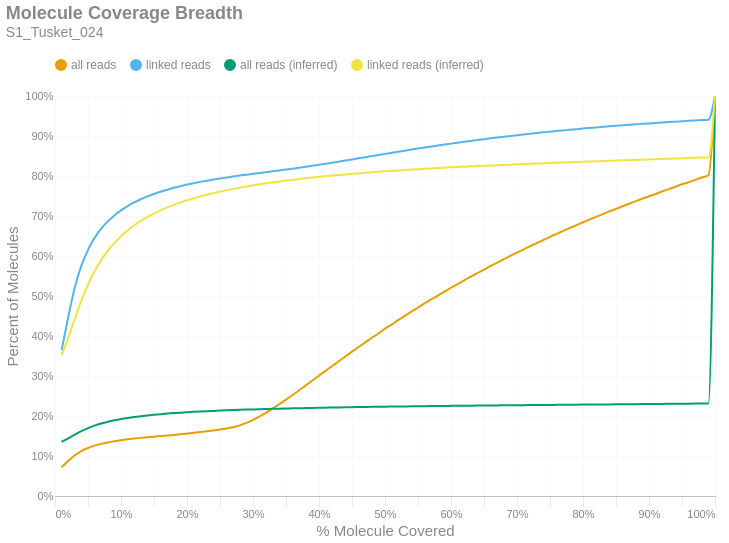

The notebook cell this image was saved under:
### Markdown cell above
### Molecule Read Coverage
This chart shows molecule coverage breadth as computed by the number of bases aligned to that molecule. In other words, "*how much of each unique long molecule is actually sequenced/aligned?*" Keep in mind there is a distinction between sequences and alignments, since some sequences belonging to a particular molecule may not align well and wouldn't appear in the alignment data. This chart also shows molecule coverage breadth as computed by the *inferred fragment* from which the aligned sequences originate. Unlike read coverage, this calculation takes into account the total insert size, including unsequenced gaps between the forward and reverse reads. Like the previous figures, these are cumulative percents.

### Code cell
if SKIPLR:
    print_html(f"Skipped")
else:
    binned_df = consolidated_hist(valids['coverage_bp'], mask, 0.01, True)
    binned_df_inf = consolidated_hist(valids['coverage_inserts'], mask, 0.01, True)
    binned_df = binned_df.with_columns(pl.lit(binned_df_inf['all reads (cumsum)']).alias('all reads (inferred)'))
    binned_df = binned_df.with_columns(pl.lit(binned_df_inf['linked reads (cumsum)']).alias('linked reads (inferred)'))
    binned_df = binned_df.with_columns(
        (pl.col('bin').cast(pl.Float64) + 0.01).alias('right_edge')
    )

    with SafeRender(binned_df):
        (
            density_plot(binned_df, 'Molecule Coverage Breadth', samplename, 'molcov', ['all reads (inferred)','linked reads (inferred)'])
            .encode(
                #x=alt.X('bin:Q', title="% Molecule Covered").axis(format = '%').scale(padding=0),
                x=alt.X('right_edge:Q', title="% Molecule Covered").axis(format='%').scale(padding=0),
                y=alt.Y('value:Q', title='Percent of Molecules')
                    .axis(format='%')
                    .stack(False)
                    .scale(domainMin=0, padding=0),
                color=alt.Color("key:N").scale(domain = ["all reads", "linked reads", "all reads (inferred)", "linked reads (inferred)"]),
                tooltip = [
                    alt.Tooltip("key:N", title = "Data Type"),
                    alt.Tooltip("range_label:N", title="% Molecule Covered"),
                    alt.Tooltip("value:Q", format = ".2%", title="% Molecules")
                ]
            )
        ).display()

### Figure 1 — Vega-Lite specification as saved in the notebook (floating-point values rounded to 4 significant figures)
{"width": "container", "height": 400, "config": {"title": {"anchor": "start", "dy": -15, "fontSize": 18, "color": "#888888", "subtitleColor": "#888888", "subtitleFontSize": 14}, "arc": {"fill": "#0072B2"}, "axis": {"domainColor": "#888888", "domainWidth": 0.5, "gridWidth": 0.2, "grid": false, "titleFontWeight": 400, "titleFontSize": 15, "labelFontSize": 11, "labelColor": "#888888", "tickColor": "#888888", "tickWidth": 0.2, "titleColor": "#888888"}, "axisBand": {"grid": false}, "axisX": {"grid": true, "tickSize": 10, "domainCap": "round"}, "axisY": {"domain": false, "grid": true, "tickSize": 0, "domainCap": "round"}, "background": "transparent", "header": {"labelFontSize": 15, "labelColor": "#888888", "titleFontSize": 15, "titleFontWeight": 600, "titleColor": "#888888"}, "legend": {"labelFont": "sans-serif", "labelFontSize": 12, "labelColor": "#888888", "symbolSize": 100, "symbolType": "circle", "titleFontSize": 12, "titlePadding": 10, "titleColor": "#888888", "title": null, "orient": "top"}, "range": {"category": ["#E69F00", "#56B4E9", "#009E73", "#F0E442", "#0072B2", "#D55E00", "#CC79A7", "#000000"], "diverging": ["#cfe8f3", "#a2d4ec", "#73bfe2", "#46abdb", "#1696d2", "#12719e"]}, "area": {"fill": "#0072B2", "fillOpacity": 0.7, "line": true, "strokeOpacity": 0.7}, "line": {"color": "#0072B2", "stroke": "#0072B2", "strokeWidth": 2}, "trail": {"color": "#0072B2", "stroke": "#0072B2", "strokeWidth": 0, "size": 1}, "point": {"filled": true, "fillOpacity": 1.0, "size": 95}, "text": {"color": "#888888", "fontSize": 11, "align": "right", "fontWeight": 400, "size": 11}, "bar": {"fill": "#0072B2", "stroke": null}, "view": {"stroke": null, "continuousWidth": 660, "continuousHeight": 400}}, "data": {"name": "data-da8bd23a9d258450d1a91b1c99cd1108"}, "mark": {"type": "line", "interpolate": "monotone", "point": {"opacity": 0, "size": 275}}, "encoding": {"color": {"field": "key", "scale": {"domain": ["all reads", "linked reads", "all reads (inferred)", "linked reads (inferred)"]}, "type": "nominal"}, "tooltip": [{"field": "key", "title": "Data Type", "type": "nominal"}, {"field": "range_label", "title": "% Molecule Covered", "type": "nominal"}, {"field": "value", "format": ".2%", "title": "% Molecules", "type": "quantitative"}], "x": {"axis": {"format": "%"}, "field": "right_edge", "scale": {"padding": 0}, "title": "% Molecule Covered", "type": "quantitative"}, "y": {"axis": {"format": "%"}, "field": "value", "scale": {"domainMin": 0, "padding": 0}, "stack": false, "title": "Percent of Molecules", "type": "quantitative"}}, "params": [{"name": "param_c36ac31b6afebe62", "select": {"type": "point", "fields": ["key"]}, "bind": "legend"}], "title": {"text": "Molecule Coverage Breadth", "subtitle": "S1_Tusket_024"}, "transform": [{"fold": ["all reads (cumsum)", "linked reads (cumsum)", "all reads (inferred)", "linked reads (inferred)"]}, {"calculate": "replace(datum.key, ' (cumsum)', '')", "as": "key"}, {"filter": {"param": "param_c36ac31b6afebe62"}}], "usermeta": {"embedOptions": {"downloadFileName": "S1_Tusket_024.molcov"}}, "$schema": "https://vega.github.io/schema/vega-lite/v6.1.0.json", "datasets": {"data-da8bd23a9d258450d1a91b1c99cd1108": [{"bin": "0.0", "interval": "0.0-0.01", "all reads": 0.07165, "linked reads": 0.3645, "all reads (cumsum)": 0.07165, "linked reads (cumsum)": 0.3645, "range_label": "0.0-0.01", "all reads (inferred)": 0.1357, "linked reads (inferred)": 0.3522, "right_edge": 0.01}, {"bin": "0.01", "interval": "0.01-0.02", "all reads": 0.01597, "linked reads": 0.08232, "all reads (cumsum)": 0.08762, "linked reads (cumsum)": 0.4468, "range_label": "0.01-0.02", "all reads (inferred)": 0.1441, "linked reads (inferred)": 0.3952, "right_edge": 0.02}, {"bin": "0.02", "interval": "0.02-0.03", "all reads": 0.01426, "linked reads": 0.07438, "all reads (cumsum)": 0.1019, "linked reads (cumsum)": 0.5212, "range_label": "0.02-0.03", "all reads (inferred)": 0.1533, "linked reads (inferred)": 0.443, "right_edge": 0.03}, {"bin": "0.03", "interval": "0.03-0.04", "all reads": 0.01053, "linked reads": 0.05456, "all reads (cumsum)": 0.1124, "linked reads (cumsum)": 0.5758, "range_label": "0.03-0.04", "all reads (inferred)": 0.162, "linked reads (inferred)": 0.4887, "right_edge": 0.04}, {"bin": "0.04", "interval": "0.04-0.05", "all reads": 0.00766, "linked reads": 0.03971, "all reads (cumsum)": 0.1201, "linked reads (cumsum)": 0.6155, "range_label": "0.04-0.05", "all reads (inferred)": 0.1695, "linked reads (inferred)": 0.5284, "right_edge": 0.05}, {"bin": "0.05", "interval": "0.05-0.06", "all reads": 0.005801, "linked reads": 0.02977, "all reads (cumsum)": 0.1259, "linked reads (cumsum)": 0.6452, "range_label": "0.05-0.06", "all reads (inferred)": 0.1759, "linked reads (inferred)": 0.5619, "right_edge": 0.06}, {"bin": "0.06", "interval": "0.06-0.07", "all reads": 0.004472, "linked reads": 0.0229, "all reads (cumsum)": 0.1303, "linked reads (cumsum)": 0.6681, "range_label": "0.06-0.07", "all reads (inferred)": 0.1811, "linked reads (inferred)": 0.5896, "right_edge": 0.07}, {"bin": "0.07", "interval": "0.07-0.08", "all reads": 0.003604, "linked reads": 0.01837, "all reads (cumsum)": 0.1339, "linked reads (cumsum)": 0.6865, "range_label": "0.07-0.08", "all reads (inferred)": 0.1855, "linked reads (inferred)": 0.6129, "right_edge": 0.08}, {"bin": "0.08", "interval": "0.08-0.09", "all reads": 0.002975, "linked reads": 0.015, "all reads (cumsum)": 0.1369, "linked reads (cumsum)": 0.7015, "range_label": "0.08-0.09", "all reads (inferred)": 0.1892, "linked reads (inferred)": 0.6327, "right_edge": 0.09}, {"bin": "0.09", "interval": "0.09-0.1", "all reads": 0.002533, "linked reads": 0.01249, "all reads (cumsum)": 0.1395, "linked reads (cumsum)": 0.714, "range_label": "0.09-0.1", "all reads (inferred)": 0.1924, "linked reads (inferred)": 0.6496, "right_edge": 0.1}, {"bin": "0.1", "interval": "0.1-0.11", "all reads": 0.002204, "linked reads": 0.01068, "all reads (cumsum)": 0.1417, "linked reads (cumsum)": 0.7247, "range_label": "0.1-0.11", "all reads (inferred)": 0.1952, "linked reads (inferred)": 0.6641, "right_edge": 0.11}, {"bin": "0.11", "interval": "0.11-0.12", "all reads": 0.001936, "linked reads": 0.009234, "all reads (cumsum)": 0.1436, "linked reads (cumsum)": 0.7339, "range_label": "0.11-0.12", "all reads (inferred)": 0.1976, "linked reads (inferred)": 0.6768, "right_edge": 0.12}, {"bin": "0.12", "interval": "0.12-0.13", "all reads": 0.00172, "linked reads": 0.007983, "all reads (cumsum)": 0.1453, "linked reads (cumsum)": 0.7419, "range_label": "0.12-0.13", "all reads (inferred)": 0.1996, "linked reads (inferred)": 0.6878, "right_edge": 0.13}, {"bin": "0.13", "interval": "0.13-0.14", "all reads": 0.001551, "linked reads": 0.006996, "all reads (cumsum)": 0.1469, "linked reads (cumsum)": 0.7489, "range_label": "0.13-0.14", "all reads (inferred)": 0.2015, "linked reads (inferred)": 0.6976, "right_edge": 0.14}, {"bin": "0.14", "interval": "0.14-0.15", "all reads": 0.001464, "linked reads": 0.006249, "all reads (cumsum)": 0.1483, "linked reads (cumsum)": 0.7551, "range_label": "0.14-0.15", "all reads (inferred)": 0.2032, "linked reads (inferred)": 0.7064, "right_edge": 0.15}, {"bin": "0.15", "interval": "0.15-0.16", "all reads": 0.001448, "linked reads": 0.00566, "all reads (cumsum)": 0.1498, "linked reads (cumsum)": 0.7608, "range_label": "0.15-0.16", "all reads (inferred)": 0.2047, "linked reads (inferred)": 0.7143, "right_edge": 0.16}, {"bin": "0.16", "interval": "0.16-0.17", "all reads": 0.001457, "linked reads": 0.005023, "all reads (cumsum)": 0.1512, "linked reads (cumsum)": 0.7658, "range_label": "0.16-0.17", "all reads (inferred)": 0.206, "linked reads (inferred)": 0.7215, "right_edge": 0.17}, {"bin": "0.17", "interval": "0.17-0.18", "all reads": 0.001541, "linked reads": 0.004594, "all reads (cumsum)": 0.1528, "linked reads (cumsum)": 0.7704, "range_label": "0.17-0.18", "all reads (inferred)": 0.2072, "linked reads (inferred)": 0.7279, "right_edge": 0.18}, {"bin": "0.18", "interval": "0.18-0.19", "all reads": 0.001616, "linked reads": 0.004176, "all reads (cumsum)": 0.1544, "linked reads (cumsum)": 0.7746, "range_label": "0.18-0.19", "all reads (inferred)": 0.2083, "linked reads (inferred)": 0.7338, "right_edge": 0.19}, {"bin": "0.19", "interval": "0.19-0.2", "all reads": 0.00173, "linked reads": 0.003934, "all reads (cumsum)": 0.1561, "linked reads (cumsum)": 0.7785, "range_label": "0.19-0.2", "all reads (inferred)": 0.2094, "linked reads (inferred)": 0.7393, "right_edge": 0.2}, {"bin": "0.2", "interval": "0.2-0.21", "all reads": 0.001767, "linked reads": 0.003533, "all reads (cumsum)": 0.1579, "linked reads (cumsum)": 0.7821, "range_label": "0.2-0.21", "all reads (inferred)": 0.2103, "linked reads (inferred)": 0.7443, "right_edge": 0.21}, {"bin": "0.21", "interval": "0.21-0.22", "all reads": 0.001896, "linked reads": 0.003238, "all reads (cumsum)": 0.1598, "linked reads (cumsum)": 0.7853, "range_label": "0.21-0.22", "all reads (inferred)": 0.2112, "linked reads (inferred)": 0.7489, "right_edge": 0.22}, {"bin": "0.22", "interval": "0.22-0.23", "all reads": 0.001994, "linked reads": 0.003029, "all reads (cumsum)": 0.1618, "linked reads (cumsum)": 0.7883, "range_label": "0.22-0.23", "all reads (inferred)": 0.212, "linked reads (inferred)": 0.7532, "right_edge": 0.23}, {"bin": "0.23", "interval": "0.23-0.24", "all reads": 0.002136, "linked reads": 0.002813, "all reads (cumsum)": 0.1639, "linked reads (cumsum)": 0.7911, "range_label": "0.23-0.24", "all reads (inferred)": 0.2128, "linked reads (inferred)": 0.7572, "right_edge": 0.24}, {"bin": "0.24", "interval": "0.24-0.25", "all reads": 0.002347, "linked reads": 0.002708, "all reads (cumsum)": 0.1663, "linked reads (cumsum)": 0.7938, "range_label": "0.24-0.25", "all reads (inferred)": 0.2135, "linked reads (inferred)": 0.761, "right_edge": 0.25}, {"bin": "0.25", "interval": "0.25-0.26", "all reads": 0.002563, "linked reads": 0.002583, "all reads (cumsum)": 0.1688, "linked reads (cumsum)": 0.7964, "range_label": "0.25-0.26", "all reads (inferred)": 0.2142, "linked reads (inferred)": 0.7645, "right_edge": 0.26}, {"bin": "0.26", "interval": "0.26-0.27", "all reads": 0.003237, "linked reads": 0.002422, "all reads (cumsum)": 0.1721, "linked reads (cumsum)": 0.7988, "range_label": "0.26-0.27", "all reads (inferred)": 0.2148, "linked reads (inferred)": 0.7678, "right_edge": 0.27}, {"bin": "0.27", "interval": "0.27-0.28", "all reads": 0.004473, "linked reads": 0.002263, "all reads (cumsum)": 0.1765, "linked reads (cumsum)": 0.8011, "range_label": "0.27-0.28", "all reads (inferred)": 0.2154, "linked reads (inferred)": 0.7709, "right_edge": 0.28}, {"bin": "0.28", "interval": "0.28-0.29", "all reads": 0.006107, "linked reads": 0.002234, "all reads (cumsum)": 0.1826, "linked reads (cumsum)": 0.8033, "range_label": "0.28-0.29", "all reads (inferred)": 0.216, "linked reads (inferred)": 0.7739, "right_edge": 0.29}, {"bin": "0.29", "interval": "0.29-0.3", "all reads": 0.007526, "linked reads": 0.00211, "all reads (cumsum)": 0.1902, "linked reads (cumsum)": 0.8055, "range_label": "0.29-0.3", "all reads (inferred)": 0.2165, "linked reads (inferred)": 0.7766, "right_edge": 0.3}, {"bin": "0.3", "interval": "0.3-0.31", "all reads": 0.008593, "linked reads": 0.002143, "all reads (cumsum)": 0.1988, "linked reads (cumsum)": 0.8076, "range_label": "0.3-0.31", "all reads (inferred)": 0.217, "linked reads (inferred)": 0.7792, "right_edge": 0.31}, {"bin": "0.31", "interval": "0.31-0.32", "all reads": 0.009638, "linked reads": 0.002095, "all reads (cumsum)": 0.2084, "linked reads (cumsum)": 0.8097, "range_label": "0.31-0.32", "all reads (inferred)": 0.2175, "linked reads (inferred)": 0.7817, "right_edge": 0.32}, {"bin": "0.32", "interval": "0.32-0.33", "all reads": 0.01045, "linked reads": 0.002111, "all reads (cumsum)": 0.2188, "linked reads (cumsum)": 0.8118, "range_label": "0.32-0.33", "all reads (inferred)": 0.2179, "linked reads (inferred)": 0.7841, "right_edge": 0.33}, {"bin": "0.33", "interval": "0.33-0.34", "all reads": 0.0108, "linked reads": 0.002182, "all reads (cumsum)": 0.2296, "linked reads (cumsum)": 0.814, "range_label": "0.33-0.34", "all reads (inferred)": 0.2184, "linked reads (inferred)": 0.7864, "right_edge": 0.34}, {"bin": "0.34", "interval": "0.34-0.35", "all reads": 0.01125, "linked reads": 0.002178, "all reads (cumsum)": 0.2409, "linked reads (cumsum)": 0.8162, "range_label": "0.34-0.35", "all reads (inferred)": 0.2188, "linked reads (inferred)": 0.7885, "right_edge": 0.35}, {"bin": "0.35", "interval": "0.35-0.36", "all reads": 0.01165, "linked reads": 0.002247, "all reads (cumsum)": 0.2525, "linked reads (cumsum)": 0.8184, "range_label": "0.35-0.36", "all reads (inferred)": 0.2192, "linked reads (inferred)": 0.7904, "right_edge": 0.36}, {"bin": "0.36", "interval": "0.36-0.37", "all reads": 0.01188, "linked reads": 0.002298, "all reads (cumsum)": 0.2644, "linked reads (cumsum)": 0.8207, "range_label": "0.36-0.37", "all reads (inferred)": 0.2195, "linked reads (inferred)": 0.7924, "right_edge": 0.37}, {"bin": "0.37", "interval": "0.37-0.38", "all reads": 0.01208, "linked reads": 0.002325, "all reads (cumsum)": 0.2765, "linked reads (cumsum)": 0.823, "range_label": "0.37-0.38", "all reads (inferred)": 0.2199, "linked reads (inferred)": 0.7943, "right_edge": 0.38}, {"bin": "0.38", "interval": "0.38-0.39", "all reads": 0.01211, "linked reads": 0.002435, "all reads (cumsum)": 0.2886, "linked reads (cumsum)": 0.8255, "range_label": "0.38-0.39", "all reads (inferred)": 0.2203, "linked reads (inferred)": 0.7962, "right_edge": 0.39}, {"bin": "0.39", "interval": "0.39-0.4", "all reads": 0.01235, "linked reads": 0.002501, "all reads (cumsum)": 0.301, "linked reads (cumsum)": 0.828, "range_label": "0.39-0.4", "all reads (inferred)": 0.2206, "linked reads (inferred)": 0.7979, "right_edge": 0.4}, {"bin": "0.4", "interval": "0.4-0.41", "all reads": 0.01191, "linked reads": 0.002551, "all reads (cumsum)": 0.3129, "linked reads (cumsum)": 0.8305, "range_label": "0.4-0.41", "all reads (inferred)": 0.2209, "linked reads (inferred)": 0.7995, "right_edge": 0.41}, {"bin": "0.41", "interval": "0.41-0.42", "all reads": 0.01207, "linked reads": 0.002641, "all reads (cumsum)": 0.325, "linked reads (cumsum)": 0.8332, "range_label": "0.41-0.42", "all reads (inferred)": 0.2212, "linked reads (inferred)": 0.8011, "right_edge": 0.42}, {"bin": "0.42", "interval": "0.42-0.43", "all reads": 0.01208, "linked reads": 0.002656, "all reads (cumsum)": 0.337, "linked reads (cumsum)": 0.8358, "range_label": "0.42-0.43", "all reads (inferred)": 0.2215, "linked reads (inferred)": 0.8026, "right_edge": 0.43}, {"bin": "0.43", "interval": "0.43-0.44", "all reads": 0.01183, "linked reads": 0.002711, "all reads (cumsum)": 0.3489, "linked reads (cumsum)": 0.8385, "range_label": "0.43-0.44", "all reads (inferred)": 0.2218, "linked reads (inferred)": 0.804, "right_edge": 0.44}, {"bin": "0.44", "interval": "0.44-0.45", "all reads": 0.01194, "linked reads": 0.002834, "all reads (cumsum)": 0.3608, "linked reads (cumsum)": 0.8414, "range_label": "0.44-0.45", "all reads (inferred)": 0.2221, "linked reads (inferred)": 0.8055, "right_edge": 0.45}, {"bin": "0.45", "interval": "0.45-0.46", "all reads": 0.0117, "linked reads": 0.002758, "all reads (cumsum)": 0.3725, "linked reads (cumsum)": 0.8441, "range_label": "0.45-0.46", "all reads (inferred)": 0.2223, "linked reads (inferred)": 0.8068, "right_edge": 0.46}, {"bin": "0.46", "interval": "0.46-0.47", "all reads": 0.01144, "linked reads": 0.002779, "all reads (cumsum)": 0.384, "linked reads (cumsum)": 0.8469, "range_label": "0.46-0.47", "all reads (inferred)": 0.2226, "linked reads (inferred)": 0.8081, "right_edge": 0.47}, {"bin": "0.47", "interval": "0.47-0.48", "all reads": 0.01158, "linked reads": 0.002765, "all reads (cumsum)": 0.3955, "linked reads (cumsum)": 0.8497, "range_label": "0.47-0.48", "all reads (inferred)": 0.2228, "linked reads (inferred)": 0.8094, "right_edge": 0.48}, {"bin": "0.48", "interval": "0.48-0.49", "all reads": 0.01083, "linked reads": 0.00277, "all reads (cumsum)": 0.4064, "linked reads (cumsum)": 0.8524, "range_label": "0.48-0.49", "all reads (inferred)": 0.2231, "linked reads (inferred)": 0.8106, "right_edge": 0.49}, {"bin": "0.49", "interval": "0.49-0.5", "all reads": 0.01195, "linked reads": 0.002894, "all reads (cumsum)": 0.4183, "linked reads (cumsum)": 0.8553, "range_label": "0.49-0.5", "all reads (inferred)": 0.2233, "linked reads (inferred)": 0.8118, "right_edge": 0.5}, {"bin": "0.5", "interval": "0.5-0.51", "all reads": 0.01014, "linked reads": 0.002717, "all reads (cumsum)": 0.4284, "linked reads (cumsum)": 0.858, "range_label": "0.5-0.51", "all reads (inferred)": 0.2236, "linked reads (inferred)": 0.8129, "right_edge": 0.51}, {"bin": "0.51", "interval": "0.51-0.52", "all reads": 0.01118, "linked reads": 0.002647, "all reads (cumsum)": 0.4396, "linked reads (cumsum)": 0.8607, "range_label": "0.51-0.52", "all reads (inferred)": 0.2238, "linked reads (inferred)": 0.814, "right_edge": 0.52}, {"bin": "0.52", "interval": "0.52-0.53", "all reads": 0.01056, "linked reads": 0.00269, "all reads (cumsum)": 0.4502, "linked reads (cumsum)": 0.8634, "range_label": "0.52-0.53", "all reads (inferred)": 0.224, "linked reads (inferred)": 0.8151, "right_edge": 0.53}, {"bin": "0.53", "interval": "0.53-0.54", "all reads": 0.01058, "linked reads": 0.002641, "all reads (cumsum)": 0.4608, "linked reads (cumsum)": 0.866, "range_label": "0.53-0.54", "all reads (inferred)": 0.2242, "linked reads (inferred)": 0.8161, "right_edge": 0.54}, {"bin": "0.54", "interval": "0.54-0.55", "all reads": 0.01023, "linked reads": 0.002609, "all reads (cumsum)": 0.471, "linked reads (cumsum)": 0.8686, "range_label": "0.54-0.55", "all reads (inferred)": 0.2244, "linked reads (inferred)": 0.8171, "right_edge": 0.55}, {"bin": "0.55", "interval": "0.55-0.56", "all reads": 0.01038, "linked reads": 0.002581, "all reads (cumsum)": 0.4814, "linked reads (cumsum)": 0.8712, "range_label": "0.55-0.56", "all reads (inferred)": 0.2246, "linked reads (inferred)": 0.8181, "right_edge": 0.56}, {"bin": "0.56", "interval": "0.56-0.57", "all reads": 0.009998, "linked reads": 0.002517, "all reads (cumsum)": 0.4914, "linked reads (cumsum)": 0.8737, "range_label": "0.56-0.57", "all reads (inferred)": 0.2248, "linked reads (inferred)": 0.819, "right_edge": 0.57}, {"bin": "0.57", "interval": "0.57-0.58", "all reads": 0.009703, "linked reads": 0.002381, "all reads (cumsum)": 0.5011, "linked reads (cumsum)": 0.8761, "range_label": "0.57-0.58", "all reads (inferred)": 0.225, "linked reads (inferred)": 0.82, "right_edge": 0.58}, {"bin": "0.58", "interval": "0.58-0.59", "all reads": 0.009759, "linked reads": 0.002404, "all reads (cumsum)": 0.5108, "linked reads (cumsum)": 0.8785, "range_label": "0.58-0.59", "all reads (inferred)": 0.2252, "linked reads (inferred)": 0.8209, "right_edge": 0.59}, {"bin": "0.59", "interval": "0.59-0.6", "all reads": 0.009794, "linked reads": 0.002443, "all reads (cumsum)": 0.5206, "linked reads (cumsum)": 0.881, "range_label": "0.59-0.6", "all reads (inferred)": 0.2254, "linked reads (inferred)": 0.8217, "right_edge": 0.6}, {"bin": "0.6", "interval": "0.6-0.61", "all reads": 0.009139, "linked reads": 0.002258, "all reads (cumsum)": 0.5298, "linked reads (cumsum)": 0.8832, "range_label": "0.6-0.61", "all reads (inferred)": 0.2255, "linked reads (inferred)": 0.8225, "right_edge": 0.61}, {"bin": "0.61", "interval": "0.61-0.62", "all reads": 0.009408, "linked reads": 0.002299, "all reads (cumsum)": 0.5392, "linked reads (cumsum)": 0.8855, "range_label": "0.61-0.62", "all reads (inferred)": 0.2257, "linked reads (inferred)": 0.8233, "right_edge": 0.62}, {"bin": "0.62", "interval": "0.62-0.63", "all reads": 0.009037, "linked reads": 0.002195, "all reads (cumsum)": 0.5482, "linked reads (cumsum)": 0.8877, "range_label": "0.62-0.63", "all reads (inferred)": 0.2259, "linked reads (inferred)": 0.8241, "right_edge": 0.63}, {"bin": "0.63", "interval": "0.63-0.64", "all reads": 0.00906, "linked reads": 0.002233, "all reads (cumsum)": 0.5573, "linked reads (cumsum)": 0.8899, "range_label": "0.63-0.64", "all reads (inferred)": 0.226, "linked reads (inferred)": 0.8248, "right_edge": 0.64}, {"bin": "0.64", "interval": "0.64-0.65", "all reads": 0.008804, "linked reads": 0.002159, "all reads (cumsum)": 0.5661, "linked reads (cumsum)": 0.8921, "range_label": "0.64-0.65", "all reads (inferred)": 0.2262, "linked reads (inferred)": 0.8256, "right_edge": 0.65}, {"bin": "0.65", "interval": "0.65-0.66", "all reads": 0.00902, "linked reads": 0.00208, "all reads (cumsum)": 0.5751, "linked reads (cumsum)": 0.8942, "range_label": "0.65-0.66", "all reads (inferred)": 0.2263, "linked reads (inferred)": 0.8263, "right_edge": 0.66}, {"bin": "0.66", "interval": "0.66-0.67", "all reads": 0.008469, "linked reads": 0.001969, "all reads (cumsum)": 0.5836, "linked reads (cumsum)": 0.8962, "range_label": "0.66-0.67", "all reads (inferred)": 0.2265, "linked reads (inferred)": 0.827, "right_edge": 0.67}, {"bin": "0.67", "interval": "0.67-0.68", "all reads": 0.008509, "linked reads": 0.001968, "all reads (cumsum)": 0.5921, "linked reads (cumsum)": 0.8981, "range_label": "0.67-0.68", "all reads (inferred)": 0.2267, "linked reads (inferred)": 0.8277, "right_edge": 0.68}, {"bin": "0.68", "interval": "0.68-0.69", "all reads": 0.008203, "linked reads": 0.001943, "all reads (cumsum)": 0.6003, "linked reads (cumsum)": 0.9001, "range_label": "0.68-0.69", "all reads (inferred)": 0.2268, "linked reads (inferred)": 0.8284, "right_edge": 0.69}, {"bin": "0.69", "interval": "0.69-0.7", "all reads": 0.008335, "linked reads": 0.001943, "all reads (cumsum)": 0.6086, "linked reads (cumsum)": 0.902, "range_label": "0.69-0.7", "all reads (inferred)": 0.227, "linked reads (inferred)": 0.8291, "right_edge": 0.7}, {"bin": "0.7", "interval": "0.7-0.71", "all reads": 0.007962, "linked reads": 0.001854, "all reads (cumsum)": 0.6166, "linked reads (cumsum)": 0.9039, "range_label": "0.7-0.71", "all reads (inferred)": 0.2271, "linked reads (inferred)": 0.8298, "right_edge": 0.71}, {"bin": "0.71", "interval": "0.71-0.72", "all reads": 0.007919, "linked reads": 0.001808, "all reads (cumsum)": 0.6245, "linked reads (cumsum)": 0.9057, "range_label": "0.71-0.72", "all reads (inferred)": 0.2273, "linked reads (inferred)": 0.8305, "right_edge": 0.72}, {"bin": "0.72", "interval": "0.72-0.73", "all reads": 0.007888, "linked reads": 0.001753, "all reads (cumsum)": 0.6324, "linked reads (cumsum)": 0.9074, "range_label": "0.72-0.73", "all reads (inferred)": 0.2274, "linked reads (inferred)": 0.8311, "right_edge": 0.73}, {"bin": "0.73", "interval": "0.73-0.74", "all reads": 0.007563, "linked reads": 0.001731, "all reads (cumsum)": 0.6399, "linked reads (cumsum)": 0.9092, "range_label": "0.73-0.74", "all reads (inferred)": 0.2276, "linked reads (inferred)": 0.8318, "right_edge": 0.74}, {"bin": "0.74", "interval": "0.74-0.75", "all reads": 0.008012, "linked reads": 0.001719, "all reads (cumsum)": 0.648, "linked reads (cumsum)": 0.9109, "range_label": "0.74-0.75", "all reads (inferred)": 0.2277, "linked reads (inferred)": 0.8324, "right_edge": 0.75}, {"bin": "0.75", "interval": "0.75-0.76", "all reads": 0.007285, "linked reads": 0.001566, "all reads (cumsum)": 0.6552, "linked reads (cumsum)": 0.9124, "range_label": "0.75-0.76", "all reads (inferred)": 0.2279, "linked reads (inferred)": 0.8331, "right_edge": 0.76}, {"bin": "0.76", "interval": "0.76-0.77", "all reads": 0.007395, "linked reads": 0.001559, "all reads (cumsum)": 0.6626, "linked reads (cumsum)": 0.914, "range_label": "0.76-0.77", "all reads (inferred)": 0.228, "linked reads (inferred)": 0.8337, "right_edge": 0.77}, {"bin": "0.77", "interval": "0.77-0.78", "all reads": 0.007268, "linked reads": 0.001593, "all reads (cumsum)": 0.6699, "linked reads (cumsum)": 0.9156, "range_label": "0.77-0.78", "all reads (inferred)": 0.2282, "linked reads (inferred)": 0.8343, "right_edge": 0.78}, {"bin": "0.78", "interval": "0.78-0.79", "all reads": 0.007127, "linked reads": 0.001507, "all reads (cumsum)": 0.677, "linked reads (cumsum)": 0.9171, "range_label": "0.78-0.79", "all reads (inferred)": 0.2283, "linked reads (inferred)": 0.8349, "right_edge": 0.79}, {"bin": "0.79", "interval": "0.79-0.8", "all reads": 0.007408, "linked reads": 0.001565, "all reads (cumsum)": 0.6844, "linked reads (cumsum)": 0.9187, "range_label": "0.79-0.8", "all reads (inferred)": 0.2285, "linked reads (inferred)": 0.8356, "right_edge": 0.8}, {"bin": "0.8", "interval": "0.8-0.81", "all reads": 0.006705, "linked reads": 0.001426, "all reads (cumsum)": 0.6911, "linked reads (cumsum)": 0.9201, "range_label": "0.8-0.81", "all reads (inferred)": 0.2286, "linked reads (inferred)": 0.8362, "right_edge": 0.81}, {"bin": "0.81", "interval": "0.81-0.82", "all reads": 0.006831, "linked reads": 0.001411, "all reads (cumsum)": 0.698, "linked reads (cumsum)": 0.9215, "range_label": "0.81-0.82", "all reads (inferred)": 0.2288, "linked reads (inferred)": 0.8368, "right_edge": 0.82}, {"bin": "0.82", "interval": "0.82-0.83", "all reads": 0.006789, "linked reads": 0.001376, "all reads (cumsum)": 0.7048, "linked reads (cumsum)": 0.9229, "range_label": "0.82-0.83", "all reads (inferred)": 0.2289, "linked reads (inferred)": 0.8374, "right_edge": 0.83}, {"bin": "0.83", "interval": "0.83-0.84", "all reads": 0.006671, "linked reads": 0.001359, "all reads (cumsum)": 0.7114, "linked reads (cumsum)": 0.9242, "range_label": "0.83-0.84", "all reads (inferred)": 0.229, "linked reads (inferred)": 0.8379, "right_edge": 0.84}, {"bin": "0.84", "interval": "0.84-0.85", "all reads": 0.006457, "linked reads": 0.001228, "all reads (cumsum)": 0.7179, "linked reads (cumsum)": 0.9255, "range_label": "0.84-0.85", "all reads (inferred)": 0.2292, "linked reads (inferred)": 0.8385, "right_edge": 0.85}, {"bin": "0.85", "interval": "0.85-0.86", "all reads": 0.006553, "linked reads": 0.001321, "all reads (cumsum)": 0.7244, "linked reads (cumsum)": 0.9268, "range_label": "0.85-0.86", "all reads (inferred)": 0.2293, "linked reads (inferred)": 0.8392, "right_edge": 0.86}, {"bin": "0.86", "interval": "0.86-0.87", "all reads": 0.006279, "linked reads": 0.001234, "all reads (cumsum)": 0.7307, "linked reads (cumsum)": 0.928, "range_label": "0.86-0.87", "all reads (inferred)": 0.2295, "linked reads (inferred)": 0.8397, "right_edge": 0.87}, {"bin": "0.87", "interval": "0.87-0.88", "all reads": 0.006349, "linked reads": 0.001193, "all reads (cumsum)": 0.7371, "linked reads (cumsum)": 0.9292, "range_label": "0.87-0.88", "all reads (inferred)": 0.2296, "linked reads (inferred)": 0.8403, "right_edge": 0.88}, {"bin": "0.88", "interval": "0.88-0.89", "all reads": 0.006123, "linked reads": 0.001212, "all reads (cumsum)": 0.7432, "linked reads (cumsum)": 0.9304, "range_label": "0.88-0.89", "all reads (inferred)": 0.2298, "linked reads (inferred)": 0.8409, "right_edge": 0.89}, {"bin": "0.89", "interval": "0.89-0.9", "all reads": 0.006198, "linked reads": 0.001132, "all reads (cumsum)": 0.7494, "linked reads (cumsum)": 0.9316, "range_label": "0.89-0.9", "all reads (inferred)": 0.23, "linked reads (inferred)": 0.8415, "right_edge": 0.9}, {"bin": "0.9", "interval": "0.9-0.91", "all reads": 0.005748, "linked reads": 0.001111, "all reads (cumsum)": 0.7551, "linked reads (cumsum)": 0.9327, "range_label": "0.9-0.91", "all reads (inferred)": 0.2301, "linked reads (inferred)": 0.8421, "right_edge": 0.91}, {"bin": "0.91", "interval": "0.91-0.92", "all reads": 0.006486, "linked reads": 0.001107, "all reads (cumsum)": 0.7616, "linked reads (cumsum)": 0.9338, "range_label": "0.91-0.92", "all reads (inferred)": 0.2303, "linked reads (inferred)": 0.8426, "right_edge": 0.92}, {"bin": "0.92", "interval": "0.92-0.93", "all reads": 0.005453, "linked reads": 0.001062, "all reads (cumsum)": 0.7671, "linked reads (cumsum)": 0.9348, "range_label": "0.92-0.93", "all reads (inferred)": 0.2304, "linked reads (inferred)": 0.8432, "right_edge": 0.93}, {"bin": "0.93", "interval": "0.93-0.94", "all reads": 0.005902, "linked reads": 0.001034, "all reads (cumsum)": 0.773, "linked reads (cumsum)": 0.9359, "range_label": "0.93-0.94", "all reads (inferred)": 0.2306, "linked reads (inferred)": 0.8437, "right_edge": 0.94}, {"bin": "0.94", "interval": "0.94-0.95", "all reads": 0.006278, "linked reads": 0.00106, "all reads (cumsum)": 0.7793, "linked reads (cumsum)": 0.9369, "range_label": "0.94-0.95", "all reads (inferred)": 0.2307, "linked reads (inferred)": 0.8442, "right_edge": 0.95}, {"bin": "0.95", "interval": "0.95-0.96", "all reads": 0.005058, "linked reads": 0.001026, "all reads (cumsum)": 0.7843, "linked reads (cumsum)": 0.938, "range_label": "0.95-0.96", "all reads (inferred)": 0.2309, "linked reads (inferred)": 0.8447, "right_edge": 0.96}, {"bin": "0.96", "interval": "0.96-0.97", "all reads": 0.00591, "linked reads": 0.0009354, "all reads (cumsum)": 0.7902, "linked reads (cumsum)": 0.9389, "range_label": "0.96-0.97", "all reads (inferred)": 0.2311, "linked reads (inferred)": 0.8454, "right_edge": 0.97}, {"bin": "0.97", "interval": "0.97-0.98", "all reads": 0.005972, "linked reads": 0.0008835, "all reads (cumsum)": 0.7962, "linked reads (cumsum)": 0.9398, "range_label": "0.97-0.98", "all reads (inferred)": 0.2313, "linked reads (inferred)": 0.8461, "right_edge": 0.98}, {"bin": "0.98", "interval": "0.98-0.99", "all reads": 0.00559, "linked reads": 0.0009927, "all reads (cumsum)": 0.8018, "linked reads (cumsum)": 0.9408, "range_label": "0.98-0.99", "all reads (inferred)": 0.2315, "linked reads (inferred)": 0.8468, "right_edge": 0.99}, {"bin": "0.99", "interval": "0.99-1.0", "all reads": 0.1982, "linked reads": 0.05924, "all reads (cumsum)": 1.0, "linked reads (cumsum)": 1.0, "range_label": "0.99-1.0", "all reads (inferred)": 1.0, "linked reads (inferred)": 1.0, "right_edge": 1.0}]}}
